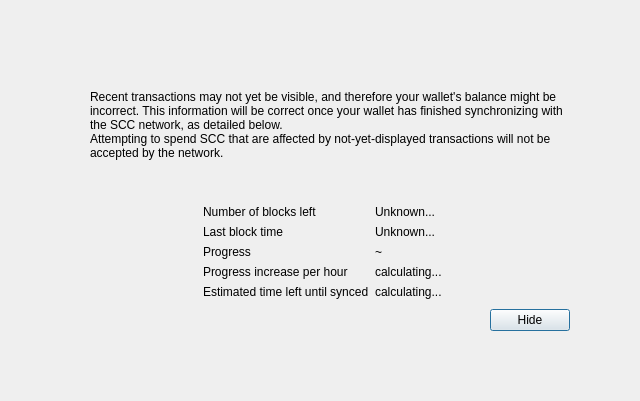
<?xml version="1.0" encoding="UTF-8"?>
<ui version="4.0">
 <class>ModalOverlay</class>
 <widget class="QWidget" name="ModalOverlay">
  <property name="geometry">
   <rect>
    <x>0</x>
    <y>0</y>
    <width>640</width>
    <height>401</height>
   </rect>
  </property>
  <property name="windowTitle">
   <string>Form</string>
  </property>
  <layout class="QVBoxLayout" name="verticalLayout" stretch="0">
   <property name="sizeConstraint">
    <enum>QLayout::SetDefaultConstraint</enum>
   </property>
   <property name="leftMargin">
    <number>0</number>
   </property>
   <property name="topMargin">
    <number>0</number>
   </property>
   <property name="rightMargin">
    <number>0</number>
   </property>
   <property name="bottomMargin">
    <number>0</number>
   </property>
   <item>
    <widget class="QWidget" name="bgWidget" native="true">
     <property name="styleSheet">
      <string notr="true"/>
     </property>
     <layout class="QVBoxLayout" name="verticalLayoutMain" stretch="0">
      <property name="leftMargin">
       <number>60</number>
      </property>
      <property name="topMargin">
       <number>60</number>
      </property>
      <property name="rightMargin">
       <number>60</number>
      </property>
      <property name="bottomMargin">
       <number>60</number>
      </property>
      <item>
       <widget class="QWidget" name="contentWidget" native="true">
        <property name="styleSheet">
         <string notr="true"/>
        </property>
        <layout class="QVBoxLayout" name="verticalLayoutSub" stretch="1,0,0,0,0">
         <property name="spacing">
          <number>0</number>
         </property>
         <property name="leftMargin">
          <number>10</number>
         </property>
         <property name="topMargin">
          <number>10</number>
         </property>
         <property name="rightMargin">
          <number>10</number>
         </property>
         <property name="bottomMargin">
          <number>10</number>
         </property>
         <item>
          <layout class="QHBoxLayout" name="horizontalLayoutIconText" stretch="0,1">
           <property name="topMargin">
            <number>20</number>
           </property>
           <item>
            <layout class="QVBoxLayout" name="verticalLayoutIcon">
             <property name="leftMargin">
              <number>0</number>
             </property>
             <item>
              <widget class="QLabel" name="warningIcon">
               <property name="text">
                <string/>
               </property>
              </widget>
             </item>
             <item>
              <spacer name="verticalSpacerWarningIcon">
               <property name="orientation">
                <enum>Qt::Vertical</enum>
               </property>
               <property name="sizeHint" stdset="0">
                <size>
                 <width>20</width>
                 <height>40</height>
                </size>
               </property>
              </spacer>
             </item>
            </layout>
           </item>
           <item>
            <layout class="QVBoxLayout" name="verticalLayoutInfoText">
             <property name="leftMargin">
              <number>0</number>
             </property>
             <property name="topMargin">
              <number>0</number>
             </property>
             <item>
              <widget class="QLabel" name="infoText">
               <property name="text">
                <string>Recent transactions may not yet be visible, and therefore your wallet's balance might be incorrect. This information will be correct once your wallet has finished synchronizing with the SCC network, as detailed below.</string>
               </property>
               <property name="textFormat">
                <enum>Qt::RichText</enum>
               </property>
               <property name="wordWrap">
                <bool>true</bool>
               </property>
              </widget>
             </item>
             <item>
              <widget class="QLabel" name="infoTextStrong">
               <property name="text">
                <string>Attempting to spend SCC that are affected by not-yet-displayed transactions will not be accepted by the network.</string>
               </property>
               <property name="textFormat">
                <enum>Qt::RichText</enum>
               </property>
               <property name="wordWrap">
                <bool>true</bool>
               </property>
              </widget>
             </item>
             <item>
              <spacer name="verticalSpacerInTextSpace">
               <property name="orientation">
                <enum>Qt::Vertical</enum>
               </property>
               <property name="sizeHint" stdset="0">
                <size>
                 <width>20</width>
                 <height>40</height>
                </size>
               </property>
              </spacer>
             </item>
            </layout>
           </item>
          </layout>
         </item>
         <item>
          <spacer name="verticalSpacerAfterText">
           <property name="orientation">
            <enum>Qt::Vertical</enum>
           </property>
           <property name="sizeHint" stdset="0">
            <size>
             <width>20</width>
             <height>40</height>
            </size>
           </property>
          </spacer>
         </item>
         <item>
          <layout class="QFormLayout" name="formLayout">
           <property name="fieldGrowthPolicy">
            <enum>QFormLayout::FieldsStayAtSizeHint</enum>
           </property>
           <property name="formAlignment">
            <set>Qt::AlignHCenter|Qt::AlignTop</set>
           </property>
           <property name="horizontalSpacing">
            <number>6</number>
           </property>
           <property name="verticalSpacing">
            <number>6</number>
           </property>
           <property name="topMargin">
            <number>10</number>
           </property>
           <item row="0" column="0">
            <widget class="QLabel" name="labelNumberOfBlocksLeft">
             <property name="text">
              <string>Number of blocks left</string>
             </property>
            </widget>
           </item>
           <item row="0" column="1">
            <widget class="QLabel" name="numberOfBlocksLeft">
             <property name="text">
              <string>Unknown...</string>
             </property>
            </widget>
           </item>
           <item row="1" column="0">
            <widget class="QLabel" name="labelLastBlockTime">
             <property name="text">
              <string>Last block time</string>
             </property>
            </widget>
           </item>
           <item row="1" column="1">
            <widget class="QLabel" name="newestBlockDate">
             <property name="sizePolicy">
              <sizepolicy hsizetype="Maximum" vsizetype="Preferred">
               <horstretch>0</horstretch>
               <verstretch>0</verstretch>
              </sizepolicy>
             </property>
             <property name="text">
              <string>Unknown...</string>
             </property>
            </widget>
           </item>
           <item row="2" column="0">
            <widget class="QLabel" name="labelSyncDone">
             <property name="text">
              <string>Progress</string>
             </property>
            </widget>
           </item>
           <item row="2" column="1">
            <layout class="QHBoxLayout" name="horizontalLayoutSync" stretch="0,1">
             <item>
              <widget class="QLabel" name="percentageProgress">
               <property name="text">
                <string notr="true">~</string>
               </property>
              </widget>
             </item>
            </layout>
           </item>
           <item row="4" column="0">
            <widget class="QLabel" name="labelProgressIncrease">
             <property name="text">
              <string>Progress increase per hour</string>
             </property>
            </widget>
           </item>
           <item row="4" column="1">
            <widget class="QLabel" name="progressIncreasePerH">
             <property name="text">
              <string>calculating...</string>
             </property>
            </widget>
           </item>
           <item row="5" column="0">
            <widget class="QLabel" name="labelEstimatedTimeLeft">
             <property name="text">
              <string>Estimated time left until synced</string>
             </property>
            </widget>
           </item>
           <item row="5" column="1">
            <widget class="QLabel" name="expectedTimeLeft">
             <property name="text">
              <string>calculating...</string>
             </property>
            </widget>
           </item>
          </layout>
         </item>
         <item>
          <layout class="QHBoxLayout" name="horizontalLayoutButtons">
           <property name="leftMargin">
            <number>10</number>
           </property>
           <property name="topMargin">
            <number>10</number>
           </property>
           <item>
            <spacer name="horizontalSpacer">
             <property name="orientation">
              <enum>Qt::Horizontal</enum>
             </property>
             <property name="sizeHint" stdset="0">
              <size>
               <width>40</width>
               <height>20</height>
              </size>
             </property>
            </spacer>
           </item>
           <item>
            <widget class="QPushButton" name="closeButton">
             <property name="text">
              <string>Hide</string>
             </property>
             <property name="shortcut">
              <string notr="true">Esc</string>
             </property>
             <property name="focusPolicy">
              <enum>Qt::StrongFocus</enum>
             </property>
             <property name="default">
              <bool>true</bool>
             </property>
            </widget>
           </item>
          </layout>
         </item>
         <item>
          <layout class="QVBoxLayout" name="verticalLayout_2">
           <item>
            <spacer name="verticalSpacer">
             <property name="orientation">
              <enum>Qt::Vertical</enum>
             </property>
             <property name="sizeHint" stdset="0">
              <size>
               <width>20</width>
               <height>40</height>
              </size>
             </property>
            </spacer>
           </item>
          </layout>
         </item>
        </layout>
       </widget>
      </item>
     </layout>
    </widget>
   </item>
  </layout>
 </widget>
 <resources/>
 <connections/>
</ui>
